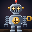

Reproduce this figure in Python.
"""One big wind-up tin robot, painted LIVE on the wall stroke by stroke.

Big subject, minimal scene: a toy-shop spotlight, a shelf, and a single stubby
tin robot standing in it, filling the panel from antenna to feet. The stroke
ORDER is the show —

  1. backdrop wash (serpentine), warm pool of light behind him, shelf + shadow,
  2. the things BEHIND the body go down first: the brass wind-up key on his
     back-right, the antenna mast, then both spring arms coiled shoulder-outward
     and their claws,
  3. the whole robot is blocked in flat as a dark silhouette, from his chest
     outward, so he arrives as one shape before he becomes metal,
  4. then he is painted: torso band by band top-to-bottom, legs, feet, neck
     ribs, head, face plate, speaker grille, ear bolts, rivets,
  5. the chest gauge is glazed in — brass ring swept around, dial face from the
     middle out, ticks, needle, glass glint,
  6. and LAST he powers on: both eyes light, the glow bleeds onto the face
     plate, and the antenna bulb flares. Nothing before that moment is lit.

Everything is deterministic — no RNG, so the piece is reproducible.

Run (perform):  .venv\\Scripts\\python.exe art\\windup.py [delay_seconds]
Run (preview):  .venv\\Scripts\\python.exe art\\windup.py preview  -> art\\windup.png
"""

import json
import math
import sys
import urllib.request

SIZE = 32
CX = 15.5                      # axis of symmetry

# ---------------------------------------------------------------- palette ---
BACK_FAR = (10, 14, 26)        # corners of the room
BACK_POOL = (58, 46, 62)       # warm pool of light behind him
SHELF_TOP = (68, 48, 34)
SHELF_BOT = (30, 21, 16)
SHADOW = (14, 10, 10)

BLOCK_IN = (18, 16, 22)        # flat silhouette coat

TIN_LIT = (198, 214, 230)      # torso / limbs
TIN_MID = (124, 140, 160)
TIN_DARK = (58, 70, 90)
TIN_EDGE = (28, 34, 48)

HEAD_LIT = (212, 226, 240)
HEAD_MID = (140, 156, 176)
HEAD_DARK = (68, 80, 100)

PLATE = (78, 90, 112)          # recessed face plate — must stay well above the
                               # grille, or the whole lower head reads as a hole
GRILLE = (22, 26, 38)

BRASS_LIT = (252, 210, 116)
BRASS = (212, 152, 46)
BRASS_DARK = (124, 82, 18)

DIAL_IN = (96, 60, 22)
DIAL_OUT = (38, 23, 10)
NEEDLE = (255, 238, 196)

EYE_SOCKET = (20, 24, 34)
EYE_GLOW = (255, 206, 96)
EYE_CORE = (255, 250, 224)
BULB = (255, 78, 58)
BULB_HOT = (255, 198, 176)

# ------------------------------------------------------------------ shape ---
HEAD = (10, 4, 21, 12)         # x0, y0, x1, y1
NECK = (13, 13, 18, 14)
TORSO = (9, 15, 22, 25)
LEGS = ((11, 26, 14, 29), (17, 26, 20, 29))
FEET = ((9, 30, 15, 31), (16, 30, 22, 31))
ARMS = ((6, 8), (23, 25))      # spring columns, x range each side
ARM_TOP, ARM_BOT = 16, 23
KEY_C, KEY_R = (28.5, 18.0), 3.0

GAUGE_C, GAUGE_R = (15.5, 20.2), 3.6
EYES = ((13.0, 7.8), (18.0, 7.8))      # r 1.75: they must not touch each other
EYE_R = 1.75                           # nor reach the grille two rows below


def lerp(a, b, t):
    t = max(0.0, min(1.0, t))
    return tuple(round(a[i] + (b[i] - a[i]) * t) for i in range(3))


def hx(c):
    return "#{:02x}{:02x}{:02x}".format(*c)


def rrect(x0, y0, x1, y1, r):
    """Pixels of a rounded rectangle, reading order."""
    out = []
    for y in range(y0, y1 + 1):
        for x in range(x0, x1 + 1):
            dx = max(x0 + r - x, x - (x1 - r), 0)
            dy = max(y0 + r - y, y - (y1 - r), 0)
            if dx * dx + dy * dy <= r * r + 0.25:
                out.append((x, y))
    return out


def metal(x, y, box, lit, mid, dark):
    """Tin shading: light from the upper left, rim on top, shadow at the foot,
    plus one narrow specular streak so the plate reads as curved sheet."""
    x0, y0, x1, y1 = box
    t = (x - x0) / max(1, x1 - x0)
    c = lerp(lit, dark, min(1.0, t * 1.12 + 0.04) ** 0.85)
    if y == y0:                                    # top rim catches the lamp
        c = lerp(c, lit, 0.55)
    elif y >= y1 - 1:                              # sits in its own shadow
        c = lerp(c, TIN_EDGE, 0.45)
    if abs(t - 0.24) < 0.07:                       # specular streak
        c = lerp(c, lit, 0.5)
    return lerp(c, mid, 0.12)


def build_strokes():
    steps = []
    fb = {}

    def put(x, y, c):
        if 0 <= x < SIZE and 0 <= y < SIZE:
            steps.append((x, y, c))
            fb[(x, y)] = c

    def under(x, y):
        return fb.get((x, y), BACK_FAR)

    def glaze(x, y, c, a):
        put(x, y, lerp(under(x, y), c, a))

    # -- 1. the room ---------------------------------------------------------
    for y in range(SIZE):
        row = range(SIZE) if y % 2 == 0 else range(SIZE - 1, -1, -1)
        for x in row:
            if y >= 29:                                   # shelf he stands on
                c = lerp(SHELF_TOP, SHELF_BOT, (y - 29) / 2.6)
            else:
                d = math.hypot((x - CX) / 1.15, y - 13.5)  # pool of lamplight
                c = lerp(BACK_POOL, BACK_FAR, min(1.0, (d / 19.0) ** 1.4))
            put(x, y, c)

    for y in range(29, SIZE):                             # cast shadow
        for x in range(SIZE):
            q = ((x - CX) / 13.5) ** 2 + ((y - 31.5) / 3.2) ** 2
            if q <= 1.0:
                glaze(x, y, SHADOW, 0.75 * (1.0 - q * 0.55))

    # -- 2. behind him: wind-up key, antenna mast, spring arms ---------------
    kx, ky = KEY_C
    for x in range(23, 27):                               # key shaft
        put(x, 18, BRASS_DARK if x < 25 else BRASS)
    ring = []
    for y in range(SIZE):
        for x in range(SIZE):
            d = math.hypot(x - kx, y - ky)
            if 1.5 <= d <= KEY_R:
                ring.append((math.atan2(y - ky, x - kx), x, y, d))
    ring.sort()                                            # swept around
    for _, x, y, d in ring:
        shade = (x - kx) * -0.6 + (y - ky) * -0.8          # lit from upper left
        put(x, y, lerp(BRASS, BRASS_LIT if shade > 0 else BRASS_DARK, min(0.85, abs(shade) / 3.0)))

    for y in (3, 2):                                       # antenna mast, dark
        put(16, y, TIN_MID if y == 3 else TIN_DARK)

    for side, (ax0, ax1) in enumerate(ARMS):
        for i, y in enumerate(range(ARM_TOP, ARM_BOT + 1)):
            shove = 0 if i % 2 == 0 else (-1 if side == 0 else 1)
            for x in range(ax0 + shove, ax1 + shove + 1):
                c = TIN_MID if i % 2 == 0 else TIN_DARK
                put(x, y, lerp(c, TIN_LIT, 0.35) if x == ax0 + shove else c)
        hx0 = ax0 - 2 if side == 0 else ax0
        for x, y in ((hx0, 24), (hx0 + 1, 24), (hx0 + 2, 24), (hx0 + 3, 24),
                     (hx0, 25), (hx0 + 3, 25), (hx0, 26), (hx0 + 3, 26)):
            put(x, y, lerp(TIN_MID, TIN_LIT, 0.3) if y == 24 else TIN_DARK)

    # -- 3. block him in flat, from the chest outward ------------------------
    body = rrect(*HEAD, 2) + rrect(*NECK, 0) + rrect(*TORSO, 2)
    for leg in LEGS:
        body += rrect(*leg, 0)
    for foot in FEET:
        body += rrect(*foot, 1)
    body = sorted(set(body), key=lambda p: math.hypot(p[0] - CX, p[1] - 19))
    for x, y in body:
        put(x, y, BLOCK_IN)
    solid = set(body)

    # -- 4. paint the metal --------------------------------------------------
    for y in range(TORSO[1], TORSO[3] + 1):                # torso, band by band
        for x in range(TORSO[0], TORSO[2] + 1):
            if (x, y) in solid:
                c = metal(x, y, TORSO, TIN_LIT, TIN_MID, TIN_DARK)
                if y == 16:                                # chest-plate seam
                    c = lerp(c, TIN_EDGE, 0.4)
                if y >= 24:                                # hip band
                    c = lerp(c, TIN_DARK, 0.35)
                put(x, y, c)

    for leg in LEGS:
        for y in range(leg[1], leg[3] + 1):
            for x in range(leg[0], leg[2] + 1):
                c = metal(x, y, leg, TIN_LIT, TIN_MID, TIN_DARK)
                put(x, y, lerp(c, TIN_EDGE, 0.35) if y == 28 else c)   # knee
    for foot in FEET:
        for x, y in rrect(*foot, 1):
            c = metal(x, y, foot, TIN_LIT, TIN_MID, TIN_DARK)
            put(x, y, lerp(c, TIN_LIT, 0.45) if y == foot[1] else c)   # keep the
            # feet off the dark shelf — a shadowed foot just vanishes down there

    for y in (13, 14):                                     # neck ribs
        for x in range(NECK[0], NECK[2] + 1):
            c = metal(x, y, NECK, TIN_LIT, TIN_MID, TIN_DARK)
            put(x, y, c if y == 13 else lerp(c, TIN_EDGE, 0.45))

    for x, y in rrect(*HEAD, 2):                           # head, top down
        put(x, y, metal(x, y, HEAD, HEAD_LIT, HEAD_MID, HEAD_DARK))

    for x, y in rrect(11, 6, 20, 11, 1):                   # recessed face plate
        put(x, y, lerp(PLATE, TIN_EDGE, (y - 6) / 14.0))

    for x in range(13, 19):                                # speaker grille
        for y in (10, 11):
            put(x, y, GRILLE if x % 2 == 1 else lerp(TIN_MID, TIN_LIT, 0.2))

    for bx in (8, 22):                                     # ear bolts
        for x in range(bx, bx + 2):
            for y in (7, 8):
                put(x, y, BRASS_LIT if (x == bx and y == 7) else BRASS_DARK if y == 8 else BRASS)

    for x, y in ((10, 16), (21, 16), (10, 23), (21, 23), (11, 5), (20, 5)):
        put(x, y, lerp(TIN_LIT, (255, 255, 255), 0.25))    # rivets

    # -- 5. the chest gauge --------------------------------------------------
    gx, gy = GAUGE_C
    rim = []
    for y in range(SIZE):
        for x in range(SIZE):
            d = math.hypot(x - gx, y - gy)
            if GAUGE_R - 1.15 <= d <= GAUGE_R:
                rim.append((math.atan2(y - gy, x - gx), x, y))
    rim.sort()
    for _, x, y in rim:
        shade = (x - gx) * -0.6 + (y - gy) * -0.8
        put(x, y, lerp(BRASS, BRASS_LIT if shade > 0 else BRASS_DARK, min(0.8, abs(shade) / 3.2)))

    face = []
    for y in range(SIZE):
        for x in range(SIZE):
            d = math.hypot(x - gx, y - gy)
            if d < GAUGE_R - 1.15:
                face.append((d, x, y))
    face.sort()
    for d, x, y in face:
        put(x, y, lerp(DIAL_IN, DIAL_OUT, d / (GAUGE_R - 1.0)))

    for a in range(0, 360, 45):                            # ticks
        r = GAUGE_R - 1.7
        put(round(gx + r * math.cos(math.radians(a))),
            round(gy + r * math.sin(math.radians(a))), BRASS_LIT)
    for t in range(1, 5):                                  # needle, up and right
        r = t * 0.52
        put(round(gx + r * math.cos(math.radians(-52))),
            round(gy + r * math.sin(math.radians(-52))), NEEDLE)
    put(round(gx), round(gy), BRASS_LIT)                   # hub
    glaze(round(gx - 1.6), round(gy - 1.8), (255, 255, 255), 0.35)   # glass glint

    # -- 6. power on ---------------------------------------------------------
    for ex, ey in EYES:
        socket = []
        for y in range(SIZE):
            for x in range(SIZE):
                d = math.hypot(x - ex, y - ey)
                if d <= EYE_R:
                    socket.append((d, x, y))
        socket.sort(reverse=True)
        for d, x, y in socket:
            put(x, y, EYE_SOCKET if d > 1.25 else lerp(EYE_CORE, EYE_GLOW, min(1.0, d / 1.3)))
    for ex, ey in EYES:                                    # glow bleeds onto the plate
        for y in range(SIZE):
            for x in range(SIZE):
                d = math.hypot(x - ex, y - ey)
                if EYE_R < d <= 2.8 and (x, y) in solid:
                    glaze(x, y, EYE_GLOW, 0.22 * (2.8 - d))

    for x, y in ((15, 1), (16, 1), (15, 0), (16, 0)):      # antenna bulb flares
        put(x, y, BULB)
    put(15, 0, BULB_HOT)
    for x, y in ((15, 2), (16, 2)):
        glaze(x, y, BULB, 0.5)
    for x, y in ((12, 5), (11, 16), (10, 30)):             # last tin glints
        glaze(x, y, (255, 255, 255), 0.4)

    return steps, fb


def render_preview(fb, path):
    from PIL import Image
    img = Image.new("RGB", (SIZE, SIZE), (0, 0, 0))
    px = img.load()
    for (x, y), c in fb.items():
        px[x, y] = c
    img.save(path)
    img.resize((SIZE * 12, SIZE * 12), Image.NEAREST).save(path.replace(".png", "-big.png"))
    print(f"wrote {path}")


if __name__ == "__main__":
    steps, fb = build_strokes()
    if len(sys.argv) > 1 and sys.argv[1] == "preview":
        render_preview(fb, "art/windup.png")
        print(f"{len(steps)} strokes")
        raise SystemExit

    delay = float(sys.argv[1]) if len(sys.argv) > 1 else 0.015
    payload = {"pixels": [[x, y, hx(c)] for x, y, c in steps], "delay": delay, "clear": True}
    req = urllib.request.Request(
        "http://127.0.0.1:7788/paint",
        data=json.dumps(payload).encode(),
        headers={"content-type": "application/json"},
        method="POST",
    )
    with urllib.request.urlopen(req, timeout=60) as resp:
        print(resp.read().decode())
    print(f"{len(steps)} strokes queued")
